Frame 1 (no input): blank canvas, image omitted
Frame 60 (the mouse pressed at the canvas centre just before this capture): blank canvas, image omitted
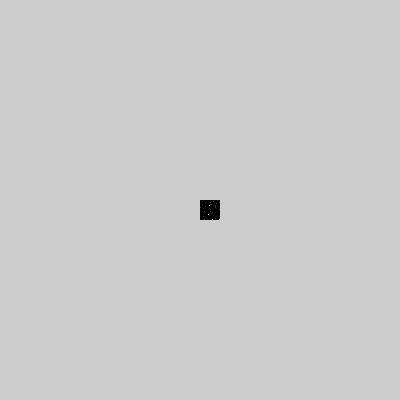
Frame 120 (the mouse held since frame 60 and released just before this capture)

The Processing sketch whose frames 1 and 60 were blank and that drew this single picture after the mouse press (run headless with seeded random() and noise(); from frame 60 on, the mouse is pressed at the canvas centre):

// Processing sketch: processing_114028
// ── processing_114028.pde

void setup(){
  size(400,400);
}

void draw(){
  
  if (mousePressed){
  
      for(int i=0; i<30; i++)
      {
        point(mouseX+random(20), mouseY+random(20));
      }
  
  }
}
